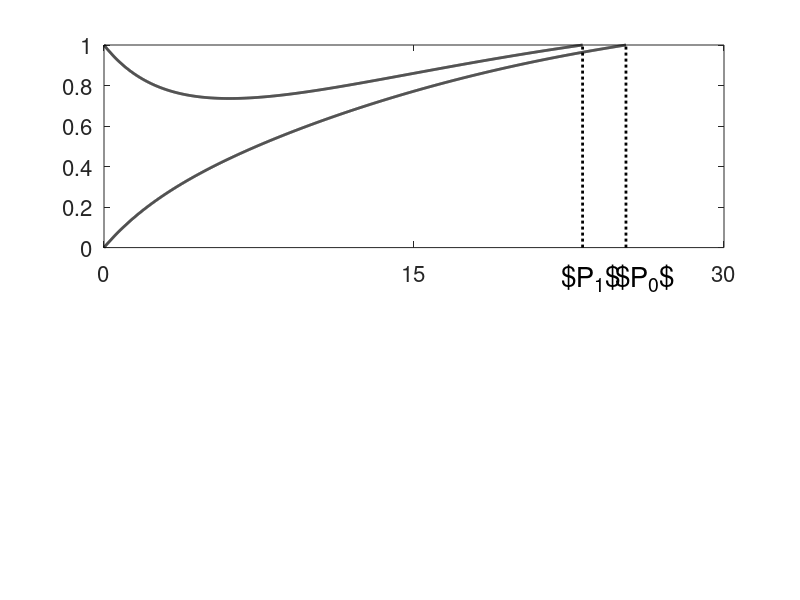

Write the MATLAB code that produced this figure.
clear; 
clf;
tau_m=10;
I=0.12;
g=0.15;
tau_I=7;


dt=0.01;
dt05=dt/2;

subplot(211);
v(1)=0;
k=1;
while v(k)<1,
    v_inc=-v(k)/tau_m+I-g*exp(-(k-1)*dt/tau_I)*v(k);
    v_tmp=v(k)+dt05*v_inc;
    v_inc=-v_tmp/tau_m+I-g*exp(-(k-1/2)*dt/tau_I)*v_tmp;
    v(k+1)=v(k)+dt*v_inc;
    k=k+1;
end;
plot([0:k-2]*dt,v(1:k-1),'-k','Linewidth',2);
hold on;
period=(k-2)*dt*(v(k)-1)+(k-1)*dt*(1-v(k-1));
period=period/(v(k)-v(k-1));
plot([(k-2)*dt,period],[v(k-1),1],'-k','Linewidth',2);
plot([period,period],[0,1],':k','Linewidth',2);
text(period-0.5,-0.15,'$P_0$','Fontsize',20);

v(1)=1;
k=1;
while v(k)<=1,
    v_inc=-v(k)/tau_m+I-g*exp(-(k-1)*dt/tau_I)*v(k);
    v_tmp=v(k)+dt05*v_inc;
    v_inc=-v_tmp/tau_m+I-g*exp(-(k-1/2)*dt/tau_I)*v_tmp;
    v(k+1)=v(k)+dt*v_inc;
    k=k+1;
end;
plot([0:k-2]*dt,v(1:k-1),'-k','Linewidth',2);
hold on;
period=(k-2)*dt*(v(k)-1)+(k-1)*dt*(1-v(k-1));
period=period/(v(k)-v(k-1));
plot([(k-2)*dt,period],[v(k-1),1],'-k','Linewidth',2);
plot([period,period],[0,1],':k','Linewidth',2);
text(period-1,-0.15,'$P_1$','Fontsize',20);


hold off;
set(gca,'Fontsize',16);
set(gca,'Xtick',[0:15:30]);
axis([0,30,0,1]);
shg;

